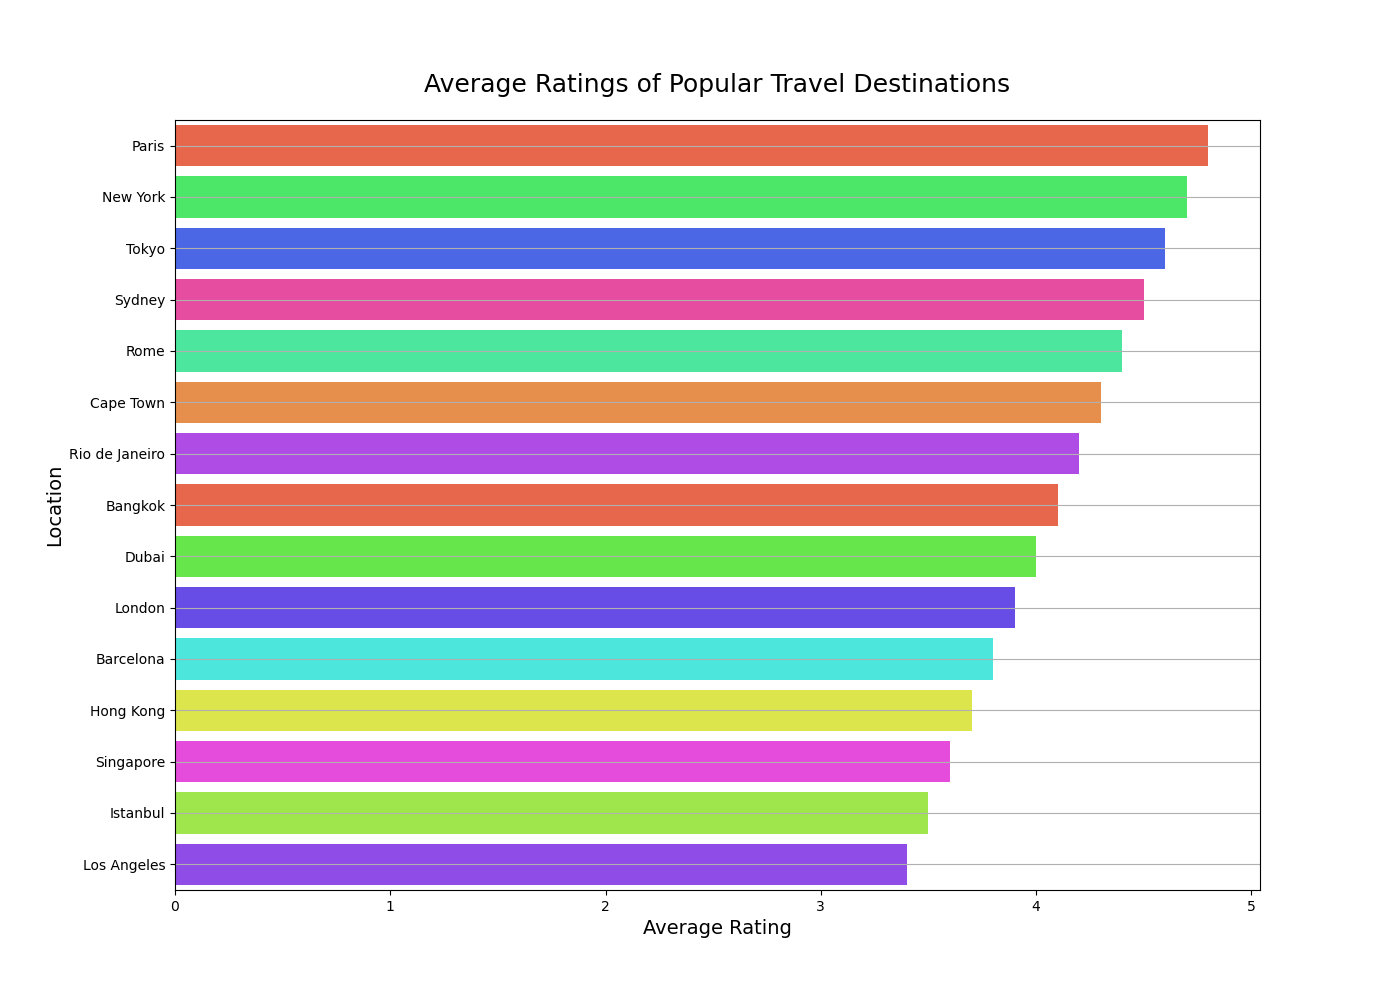

Source code (Python):

import seaborn as sns
import pandas as pd
import matplotlib.pyplot as plt

# Data preparation
data = {
    'Location': ['Paris', 'New York', 'Tokyo', 'Sydney', 'Rome', 'Cape Town', 'Rio de Janeiro', 'Bangkok', 'Dubai', 'London', 'Barcelona', 'Hong Kong', 'Singapore', 'Istanbul', 'Los Angeles'],
    'Average_Rating': [4.8, 4.7, 4.6, 4.5, 4.4, 4.3, 4.2, 4.1, 4.0, 3.9, 3.8, 3.7, 3.6, 3.5, 3.4]
}

df = pd.DataFrame(data)

# Plotting
plt.figure(figsize=(14, 10))
sns.barplot(y='Location', x='Average_Rating', data=df, palette=["#FF5733", "#33FF57", "#3357FF", "#FF33A1", "#33FFA1", "#FF8C33", "#B833FF", "#FF5733", "#57FF33", "#5733FF", "#33FFF2", "#F2FF33", "#FF33F2", "#A1FF33", "#8C33FF"], linewidth=0.8)

# Customize the chart
plt.title('Average Ratings of Popular Travel Destinations', fontsize=18, pad=20)
plt.ylabel('Location', fontsize=14)
plt.xlabel('Average Rating', fontsize=14)
plt.grid(axis='y')

# Show the plot
plt.show()
